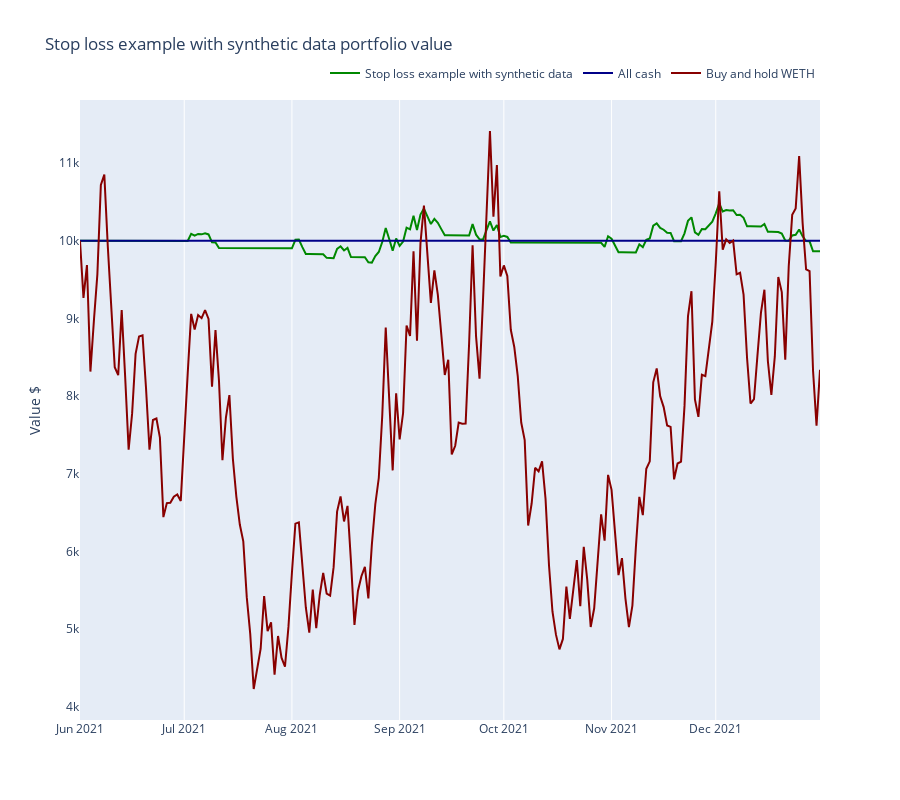

Here is the notebook cell this chart was saved with:
### Code cell
from tradeexecutor.visual.benchmark import visualise_benchmark

traded_pair = universe.universe.pairs.get_single()

fig = visualise_benchmark(
    state.name,
    portfolio_statistics=state.stats.portfolio,
    all_cash=state.portfolio.get_initial_deposit(),
    buy_and_hold_asset_name=traded_pair.base_token_symbol,
    buy_and_hold_price_series=universe.universe.candles.get_single_pair_data()["close"],
)

fig.show()

### Figure 1 — Plotly figure (JSON) as saved in the notebook; plotly's stock layout.template omitted (floating-point values rounded to 4 significant figures; data arrays with more than 128 entries replaced by an {"elided": "..."} marker saying what was removed)
{"data": [{"line": {"color": "#008800"}, "mode": "lines", "name": "Stop loss example with synthetic data", "x": {"elided": "214 str values"}, "y": {"elided": "214 float values"}, "type": "scatter"}, {"line": {"color": "#000088"}, "mode": "lines", "name": "All cash", "x": ["2021-06-01T00:00:00", "2021-12-31T00:00:00"], "y": [10000.0, 10000.0], "type": "scatter"}, {"line": {"color": "#880000"}, "mode": "lines", "name": "Buy and hold WETH", "x": {"elided": "214 str values"}, "y": {"elided": "214 float values"}, "type": "scatter"}], "layout": {"title": {"text": "Stop loss example with synthetic data portfolio value"}, "height": 800, "yaxis": {"title": {"text": "Value $"}, "showgrid": false}, "xaxis": {"rangeslider": {"visible": false}}, "legend": {"orientation": "h", "yanchor": "bottom", "y": 1.02, "xanchor": "right", "x": 1}}}
